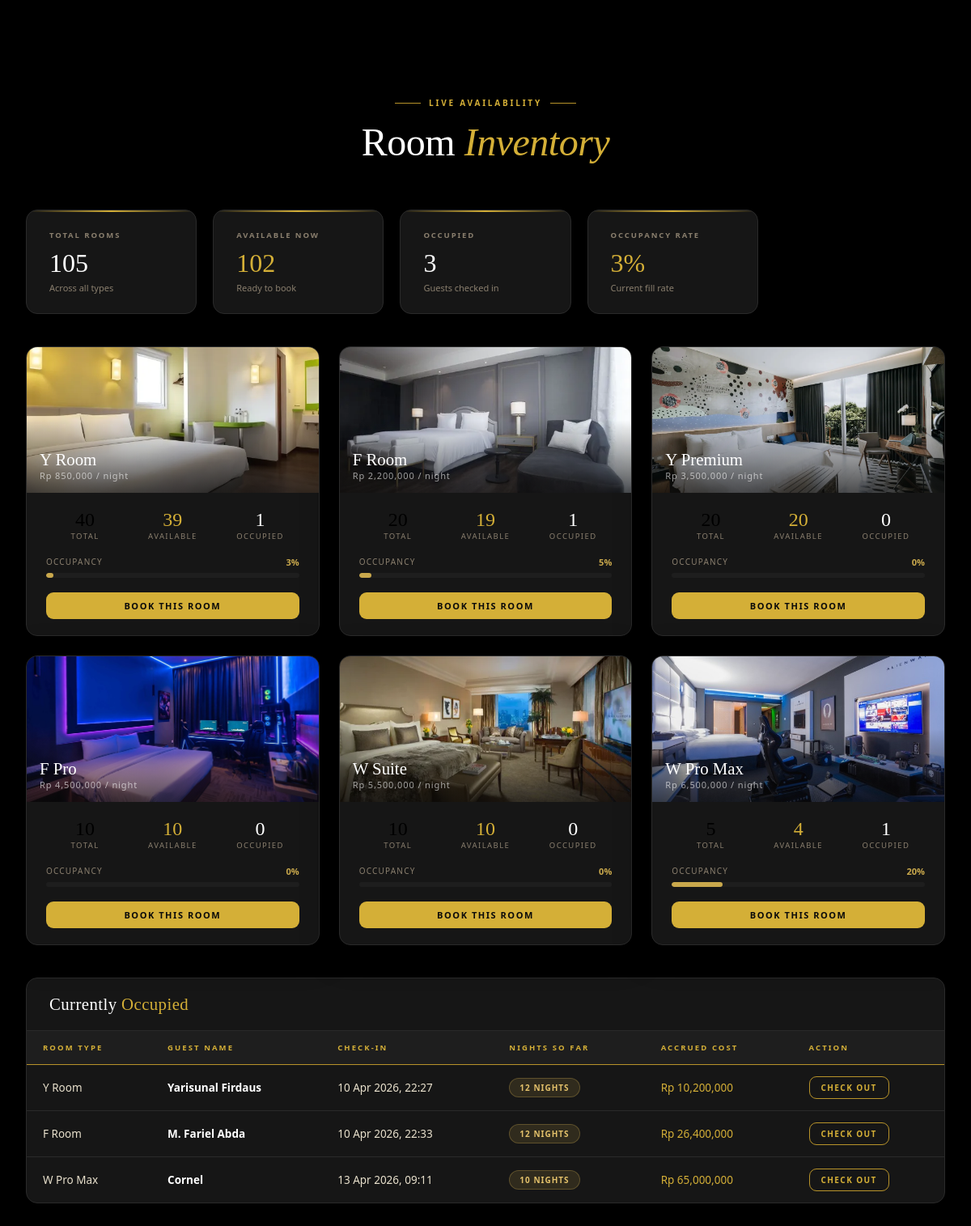
Screenshot of /pages/rooms.php with the database file from the repository.
### tables this page shows
CREATE TABLE `rooms` (
  `room_id`         INT(11)       NOT NULL AUTO_INCREMENT,
  `room_type`       VARCHAR(50)   NOT NULL,
  `price`           INT(11)       NOT NULL,
  `total_rooms`     INT(11)       NOT NULL DEFAULT 5,
  `available_rooms` INT(11)       NOT NULL DEFAULT 5,
  PRIMARY KEY (`room_id`)
);

CREATE TABLE `bookings` (
  `booking_id`  INT(11)     NOT NULL AUTO_INCREMENT,
  `guest_id`    INT(11)     NOT NULL,
  `room_id`     INT(11)     NOT NULL,
  `check_in`    DATETIME    NOT NULL DEFAULT current_timestamp(),
  `check_out`   DATETIME    DEFAULT NULL,
  `status`      VARCHAR(50) NOT NULL DEFAULT 'Checked In',
  `created_at`  TIMESTAMP   NOT NULL DEFAULT current_timestamp(),
  PRIMARY KEY (`booking_id`),
  KEY `fk_booking_guest` (`guest_id`),
  KEY `fk_booking_room`  (`room_id`),
  CONSTRAINT `fk_booking_guest` FOREIGN KEY (`guest_id`) REFERENCES `guests` (`guest_id`),
  CONSTRAINT `fk_booking_room`  FOREIGN KEY (`room_id`)  REFERENCES `rooms`  (`room_id`)
);

CREATE TABLE `guests` (
  `guest_id`   INT(11)      NOT NULL AUTO_INCREMENT,
  `guest_name` VARCHAR(100) NOT NULL,
  `email`      VARCHAR(150) DEFAULT NULL,
  `phone`      VARCHAR(25)  NOT NULL,
  `created_at` TIMESTAMP    NOT NULL DEFAULT current_timestamp(),
  PRIMARY KEY (`guest_id`)
);

### pages/rooms.php (the view, shortened to what this page needs)
<?php include "config/db.php"; ?>
<link rel="stylesheet" href="assets/css/dashboard.css">
<link rel="stylesheet" href="assets/css/main.css">
<div class="page-wrap">
  <div class="page-header">
    <div class="page-eyebrow">Live Availability</div>
    <h1 class="page-title">Room <em>Inventory</em></h1>
  </div>
  <?php
  $conn->query("
    UPDATE rooms r
    SET r.available_rooms = r.total_rooms - (
        SELECT COUNT(*) FROM bookings b
        WHERE b.room_id = r.room_id AND b.status = 'Checked In'
    )
  ");
  $roomsQ = $conn->query("
    SELECT
      r.room_id,
      r.room_type,
      r.price,
      r.total_rooms,
      r.available_rooms,
      (SELECT COUNT(*) FROM bookings b
       WHERE b.room_id = r.room_id AND b.status = 'Checked In') AS active_bookings
    FROM rooms r
    ORDER BY r.price ASC
  ");
  $roomImages = [
    1 => 'Amaris.webp',
    2 => 'SuitePresident.webp',
    3 => 'KamarPremierKing.webp',
    4 => 'Studiodouble30.webp',
    5 => 'Fpro.jpg',
    6 => 'Wpromax.jpg',
  ];
  ?>
  <?php
  $totQ = $conn->query("
    SELECT
      SUM(r.total_rooms) AS t,
      SUM(
        r.total_rooms - (SELECT COUNT(*) FROM bookings b WHERE b.room_id = r.room_id AND b.status = 'Checked In')
      ) AS a
    FROM rooms r
  ");
  $tot  = $totQ->fetch_assoc();
  $occupied = $tot['t'] - $tot['a'];
  $pct = $tot['t'] > 0 ? round(($occupied/$tot['t'])*100) : 0;
  ?>
  <div class="stats-row" style="margin-bottom:40px;">
    <div class="stat-card">
      <div class="stat-label">Total Rooms</div>
      <div class="stat-value"><?= $tot['t'] ?></div>
      <div class="stat-sub">Across all types</div>
    </div>
    <div class="stat-card">
      <div class="stat-label">Available Now</div>
      <div class="stat-value gold"><?= $tot['a'] ?></div>
      <div class="stat-sub">Ready to book</div>
    </div>
    <div class="stat-card">
      <div class="stat-label">Occupied</div>
      <div class="stat-value"><?= $occupied ?></div>
      <div class="stat-sub">Guests checked in</div>
    </div>
    <div class="stat-card">
      <div class="stat-label">Occupancy Rate</div>
      <div class="stat-value gold"><?= $pct ?>%</div>
      <div class="stat-sub">Current fill rate</div>
    </div>
  </div>
  <div style="display:grid;grid-template-columns:repeat(auto-fill,minmax(320px,1fr));gap:24px;">
    <?php while ($rm = $roomsQ->fetch_assoc()):
      $available = (int)$rm['available_rooms'];
      $occupancy = $rm['total_rooms'] > 0
        ? round((($rm['total_rooms'] - $available) / $rm['total_rooms']) * 100)
        : 0;
      $imgFile = $roomImages[$rm['room_id']] ?? 'Amaris.webp';
      $isFull  = $available <= 0;
      $barColor = $occupancy >= 90 ? '#E74C3C' : ($occupancy >= 60 ? '#F5A623' : '#C9A84C');
    ?>
    <div class="luxury-card" style="overflow:hidden;">
      <div style="height:180px;overflow:hidden;position:relative;">
        <img src="assets/img/<?= urlencode($imgFile) ?>" alt="<?= htmlspecialchars($rm['room_type']) ?>"
             style="width:100%;height:100%;object-fit:cover;transition:transform .5s;" loading="lazy" onerror="this.style.display='none';this.parentElement.style.background='#1a1a2e'"
             onmouseover="this.style.transform='scale(1.05)'"
             onmouseout="this.style.transform='scale(1)'">
        <div style="position:absolute;inset:0;background:linear-gradient(to top,rgba(10,10,10,.7) 0%,transparent 50%);"></div>
        <div style="position:absolute;bottom:14px;left:16px;">
          <div style="font-family:'Cormorant Garamond',serif;font-size:1.3rem;font-weight:400;color:#fff;"><?= htmlspecialchars($rm['room_type']) ?></div>
          <div style="font-size:11px;color:rgba(255,255,255,.6);letter-spacing:.08em;">Rp <?= number_format($rm['price']) ?> / night</div>
        </div>
      </div>
      <div style="padding:20px 24px;">
        <div style="display:grid;grid-template-columns:1fr 1fr 1fr;gap:12px;margin-bottom:18px;text-align:center;">
          <div>
            <div style="font-size:1.5rem;font-weight:400;color:var(--s);font-family:'Cormorant Garamond',serif;"><?= $rm['total_rooms'] ?></div>
            <div style="font-size:9.5px;text-transform:uppercase;letter-spacing:.15em;color:var(--text-muted);">Total</div>
          </div>
          <div>
            <div style="font-size:1.5rem;font-weight:400;color:var(--gold);font-family:'Cormorant Garamond',serif;"><?= $available ?></div>
            <div style="font-size:9.5px;text-transform:uppercase;letter-spacing:.15em;color:var(--text-muted);">Available</div>
          </div>
          <div>
            <div style="font-size:1.5rem;font-weight:400;color:var(--white);font-family:'Cormorant Garamond',serif;"><?= $rm['active_bookings'] ?></div>
            <div style="font-size:9.5px;text-transform:uppercase;letter-spacing:.15em;color:var(--text-muted);">Occupied</div>
          </div>
        </div>
        <div style="margin-bottom:18px;">
          <div style="display:flex;justify-content:space-between;margin-bottom:6px;">
            <span style="font-size:10px;letter-spacing:.12em;text-transform:uppercase;color:var(--text-muted);">Occupancy</span>
            <span style="font-size:11px;font-weight:700;color:<?= $barColor ?>;"><?= $occupancy ?>%</span>
          </div>
          <div style="background:var(--black-el);border-radius:4px;height:6px;overflow:hidden;">
            <div style="height:100%;width:<?= $occupancy ?>%;background:<?= $barColor ?>;border-radius:4px;transition:width .5s;"></div>
          </div>
        </div>
        <?php if (!$isFull): ?>
        <a href="index.php?page=booking" class="btn btn-gold" style="width:100%;justify-content:center;">
          Book This Room
        </a>
        <?php else: ?>
        <a href="index.php?page=reserved" class="btn btn-outline" style="width:100%;justify-content:center;">
          Reserve for Later
        </a>
        <?php endif; ?>
      </div>
    </div>
    <?php endwhile; ?>
  </div>
  <div class="luxury-card section-gap">
    <div class="card-header">
      <div class="card-title">Currently <span>Occupied</span></div>
    </div>
    <div style="overflow-x:auto;">
      <table class="lux-table">
        <thead>
          <tr>
            <th>Room Type</th>
            <th>Guest Name</th>
            <th>Check-In</th>
            <th>Nights So Far</th>
            <th>Accrued Cost</th>
            <th>Action</th>
          </tr>
        </thead>
        <tbody>
          <?php
          $occupiedQ = $conn->query("
            SELECT
              b.booking_id,
              g.guest_name,
              r.room_type,
              r.price,
              b.check_in
            FROM bookings b
            JOIN guests g ON b.guest_id = g.guest_id
            JOIN rooms  r ON b.room_id  = r.room_id
            WHERE b.status = 'Checked In'
            ORDER BY b.check_in ASC
          ");
          if ($occupiedQ->num_rows === 0): ?>
          <tr><td colspan="6" style="text-align:center;color:var(--text-muted);padding:40px;">No rooms currently occupied.</td></tr>
          <?php else:
            while ($occ = $occupiedQ->fetch_assoc()):
              $ci    = new DateTime($occ['check_in']);
              $now   = new DateTime();
              $nights = max(1, (int)$ci->diff($now)->days);
              $accrued = $nights * $occ['price'];
          ?>
          <tr>
            <td><?= htmlspecialchars($occ['room_type']) ?></td>
            <td style="font-weight:600;color:var(--white);"><?= htmlspecialchars($occ['guest_name']) ?></td>
            <td><?= date('d M Y, H:i', strtotime($occ['check_in'])) ?></td>
            <td><span class="badge badge-in"><?= $nights ?> night<?= $nights!=1?'s':'' ?></span></td>
            <td style="color:var(--gold);">Rp <?= number_format($accrued) ?></td>
            <td>
              <a href="modules/booking/checkout.php?id=<?= $occ['booking_id'] ?>"
                 class="btn btn-outline btn-sm"
                 onclick="return confirm('Check out <?= htmlspecialchars($occ['guest_name']) ?>?')">
                Check Out
              </a>
            </td>
          </tr>
          <?php endwhile; endif; ?>
        </tbody>
      </table>
    </div>
  </div>
</div>

### assets/css/dashboard.css (style rules this page uses)
* { box-sizing: border-box; margin: 0; padding: 0; }
img { display: block; width: 100%; height: 100%; object-fit: cover; }
a { text-decoration: none; color: inherit; }
.page-wrap { max-width: 1280px; margin: 0 auto; padding: 120px 32px 80px; }
.page-header { text-align: center; margin-bottom: 56px; }
.page-eyebrow { font-size: 10px; font-weight: 700; letter-spacing: .28em; text-transform: uppercase; color: var(--gold); display: flex; align-items: center; justify-content: center; gap: 10px; margin-bottom: 14px; }
.page-eyebrow::before, .page-eyebrow::after { content: ''; display: block; width: 32px; height: 1px; background: var(--gold-dim); }
.page-title { font-family: var(--serif); font-size: clamp(2.2rem, 4vw, 3.2rem); font-weight: 300; color: var(--white); letter-spacing: -.01em; }
.page-title em { color: var(--gold); font-style: italic; }
.luxury-card { background: var(--black-card); border: 1px solid var(--black-line); border-radius: var(--radius); overflow: hidden; box-shadow: var(--shadow); }
.card-header { display: flex; align-items: center; justify-content: space-between; padding: 20px 28px; border-bottom: 1px solid var(--black-line); }
.card-title { font-family: var(--serif); font-size: 1.3rem; font-weight: 400; color: var(--white); letter-spacing: .02em; }
.card-title span { color: var(--gold); }
.lux-table { width: 100%; border-collapse: collapse; font-size: 13.5px; }
.lux-table thead th { background: var(--black-el); color: var(--gold); font-size: 9.5px; font-weight: 700; letter-spacing: .22em; text-transform: uppercase; padding: 14px 20px; text-align: left; border-bottom: 1px solid var(--gold-dim); white-space: nowrap; }
.lux-table tbody td { padding: 14px 20px; border-bottom: 1px solid var(--black-line); color: var(--text-main); vertical-align: middle; }
.lux-table tbody tr:last-child td { border-bottom: none; }
.badge { display: inline-flex; align-items: center; gap: 5px; font-size: 10px; font-weight: 700; letter-spacing: .1em; text-transform: uppercase; padding: 4px 12px; border-radius: 20px; }
.badge-in { background: rgba(201,168,76,.15); color: var(--gold-light); border: 1px solid rgba(201,168,76,.3); }
.btn { display: inline-flex; align-items: center; gap: 6px; font-family: var(--sans); font-size: 11px; font-weight: 700; letter-spacing: .14em; text-transform: uppercase; padding: 9px 20px; border-radius: 9px; border: none; cursor: pointer; transition: all .22s var(--ease); white-space: nowrap; }
.btn-gold { background: var(--gold); color: var(--black); }
.btn-outline { background: transparent; border: 1px solid var(--gold-dim); color: var(--gold); }
.btn-sm { font-size: 10px; padding: 6px 14px; }
.stats-row { display: grid; grid-template-columns: repeat(auto-fill, minmax(200px, 1fr)); gap: 20px; margin-bottom: 32px; }
.stat-card { background: var(--black-card); border: 1px solid var(--black-line); border-radius: var(--radius); padding: 24px 28px; position: relative; overflow: hidden; }
.stat-card::before { content: ''; position: absolute; top: 0; left: 0; right: 0; height: 2px; background: linear-gradient(90deg, transparent, var(--gold), transparent); }
.stat-label { font-size: 9.5px; font-weight: 700; letter-spacing: .2em; text-transform: uppercase; color: var(--text-muted); margin-bottom: 10px; }
.stat-value { font-family: var(--serif); font-size: 2rem; font-weight: 400; color: var(--white); }
.stat-value.gold { color: var(--gold); }
.stat-sub { font-size: 11px; color: var(--text-muted); margin-top: 4px; }
.section-gap { margin-top: 40px; }

### assets/css/main.css (style rules this page uses)
*, *::before, *::after { box-sizing: border-box; margin: 0; padding: 0; }
img { display: block; width: 100%; height: 100%; object-fit: cover; }
a { text-decoration: none; color: inherit; }
* { box-sizing: border-box; }

### rows the page displays
rooms: shows a picture, room_type "Y Room", price "850,000", total_rooms "40", available_rooms "39", active_bookings "1", occupancy "3", shows "BOOK THIS ROOM"
rooms: shows a picture, room_type "F Room", price "2,200,000", total_rooms "20", available_rooms "19", active_bookings "1", occupancy "5", shows "BOOK THIS ROOM"
rooms: shows a picture, room_type "Y Premium", price "3,500,000", total_rooms "20", available_rooms "20", active_bookings "0", occupancy "0", shows "BOOK THIS ROOM"
rooms: shows a picture, room_type "F Pro", price "4,500,000", total_rooms "10", available_rooms "10", active_bookings "0", occupancy "0", shows "BOOK THIS ROOM"
rooms: shows a picture, room_type "W Suite", price "5,500,000", total_rooms "10", available_rooms "10", active_bookings "0", occupancy "0", shows "BOOK THIS ROOM"
rooms: shows a picture, room_type "W Pro Max", price "6,500,000", total_rooms "5", available_rooms "4", active_bookings "1", occupancy "20", shows "BOOK THIS ROOM"
bookings: room.room_type "Y Room", guest.guest_name "Yarisunal Firdaus", check_in "10 Apr 2026, 22:27", shows "S"
bookings: room.room_type "F Room", guest.guest_name "M. Fariel Abda", check_in "10 Apr 2026, 22:33", shows "S"
bookings: room.room_type "W Pro Max", guest.guest_name "Cornel", check_in "13 Apr 2026, 09:11", shows "S"

### other values shown
$tot['t'] "105"
$tot['a'] "102"
$occupied "3"
$pct "3"
